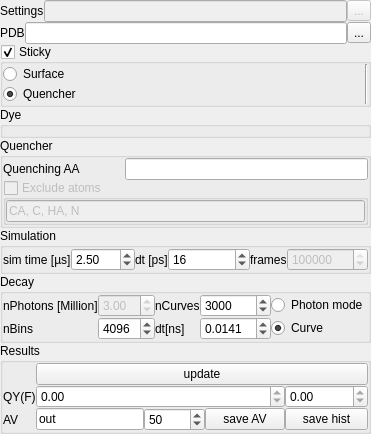
<?xml version="1.0" encoding="UTF-8"?>
<ui version="4.0">
 <class>Form</class>
 <widget class="QWidget" name="Form">
  <property name="geometry">
   <rect>
    <x>0</x>
    <y>0</y>
    <width>339</width>
    <height>355</height>
   </rect>
  </property>
  <property name="windowTitle">
   <string>Form</string>
  </property>
  <layout class="QVBoxLayout" name="verticalLayout">
   <property name="spacing">
    <number>0</number>
   </property>
   <property name="margin">
    <number>0</number>
   </property>
   <item>
    <layout class="QHBoxLayout" name="horizontalLayout_5">
     <property name="spacing">
      <number>0</number>
     </property>
     <item>
      <widget class="QLabel" name="label_25">
       <property name="text">
        <string>Settings</string>
       </property>
      </widget>
     </item>
     <item>
      <widget class="QLineEdit" name="lineEdit_2">
       <property name="enabled">
        <bool>false</bool>
       </property>
      </widget>
     </item>
     <item>
      <widget class="QToolButton" name="toolButton">
       <property name="enabled">
        <bool>false</bool>
       </property>
       <property name="text">
        <string>...</string>
       </property>
      </widget>
     </item>
    </layout>
   </item>
   <item>
    <layout class="QHBoxLayout" name="horizontalLayout">
     <property name="spacing">
      <number>0</number>
     </property>
     <item>
      <widget class="QLabel" name="label_15">
       <property name="sizePolicy">
        <sizepolicy hsizetype="Fixed" vsizetype="Preferred">
         <horstretch>0</horstretch>
         <verstretch>0</verstretch>
        </sizepolicy>
       </property>
       <property name="text">
        <string>PDB</string>
       </property>
      </widget>
     </item>
     <item>
      <widget class="QLineEdit" name="lineEdit">
       <property name="readOnly">
        <bool>true</bool>
       </property>
      </widget>
     </item>
     <item>
      <widget class="QToolButton" name="toolButton_2">
       <property name="text">
        <string>...</string>
       </property>
      </widget>
     </item>
    </layout>
   </item>
   <item>
    <widget class="QGroupBox" name="groupBox_4">
     <property name="title">
      <string>Sticky</string>
     </property>
     <property name="checkable">
      <bool>true</bool>
     </property>
     <layout class="QGridLayout" name="gridLayout_4">
      <property name="margin">
       <number>0</number>
      </property>
      <property name="spacing">
       <number>0</number>
      </property>
      <item row="0" column="0">
       <widget class="QRadioButton" name="radioButton">
        <property name="toolTip">
         <string>The &quot;surface&quot; of the AV is defined by selecting AV-points within a sphere of radius Rs around the Cbeta atoms</string>
        </property>
        <property name="text">
         <string>Surface</string>
        </property>
        <property name="checked">
         <bool>false</bool>
        </property>
       </widget>
      </item>
      <item row="1" column="0">
       <widget class="QRadioButton" name="radioButton_2">
        <property name="enabled">
         <bool>true</bool>
        </property>
        <property name="text">
         <string>Quencher</string>
        </property>
        <property name="checked">
         <bool>true</bool>
        </property>
       </widget>
      </item>
      <item row="0" column="1" rowspan="2">
       <widget class="Line" name="line">
        <property name="orientation">
         <enum>Qt::Vertical</enum>
        </property>
       </widget>
      </item>
      <item row="0" column="2" rowspan="2">
       <layout class="QVBoxLayout" name="verticalLayout_13"/>
      </item>
     </layout>
    </widget>
   </item>
   <item>
    <widget class="QGroupBox" name="groupBox">
     <property name="title">
      <string>Dye</string>
     </property>
     <layout class="QGridLayout" name="gridLayout">
      <property name="margin">
       <number>0</number>
      </property>
      <property name="spacing">
       <number>0</number>
      </property>
      <item row="0" column="1" rowspan="4">
       <layout class="QVBoxLayout" name="verticalLayout_14"/>
      </item>
      <item row="0" column="0" rowspan="4">
       <layout class="QVBoxLayout" name="verticalLayout_10">
        <property name="spacing">
         <number>0</number>
        </property>
       </layout>
      </item>
      <item row="0" column="2" rowspan="4">
       <layout class="QVBoxLayout" name="verticalLayout_15"/>
      </item>
     </layout>
    </widget>
   </item>
   <item>
    <widget class="QGroupBox" name="groupBox_8">
     <property name="title">
      <string>Quencher</string>
     </property>
     <layout class="QGridLayout" name="gridLayout_5">
      <property name="margin">
       <number>0</number>
      </property>
      <property name="spacing">
       <number>0</number>
      </property>
      <item row="2" column="0">
       <widget class="QLabel" name="label_2">
        <property name="text">
         <string>Quenching AA</string>
        </property>
       </widget>
      </item>
      <item row="5" column="0" colspan="3">
       <widget class="QGroupBox" name="groupBox_5">
        <property name="enabled">
         <bool>false</bool>
        </property>
        <property name="title">
         <string>Exclude atoms</string>
        </property>
        <property name="checkable">
         <bool>true</bool>
        </property>
        <property name="checked">
         <bool>false</bool>
        </property>
        <layout class="QVBoxLayout" name="verticalLayout_8">
         <property name="spacing">
          <number>0</number>
         </property>
         <property name="margin">
          <number>0</number>
         </property>
         <item>
          <widget class="QLineEdit" name="lineEdit_6">
           <property name="text">
            <string>CA, C, HA, N</string>
           </property>
          </widget>
         </item>
        </layout>
       </widget>
      </item>
      <item row="2" column="1" colspan="2">
       <widget class="QLineEdit" name="lineEdit_3">
        <property name="sizePolicy">
         <sizepolicy hsizetype="Minimum" vsizetype="Fixed">
          <horstretch>0</horstretch>
          <verstretch>0</verstretch>
         </sizepolicy>
        </property>
        <property name="text">
         <string/>
        </property>
       </widget>
      </item>
      <item row="3" column="0" colspan="3">
       <layout class="QVBoxLayout" name="verticalLayout_16"/>
      </item>
     </layout>
    </widget>
   </item>
   <item>
    <widget class="QGroupBox" name="groupBox_2">
     <property name="title">
      <string>Simulation</string>
     </property>
     <property name="checkable">
      <bool>false</bool>
     </property>
     <layout class="QGridLayout" name="gridLayout_2">
      <property name="margin">
       <number>0</number>
      </property>
      <property name="spacing">
       <number>0</number>
      </property>
      <item row="0" column="1" colspan="2">
       <widget class="QDoubleSpinBox" name="doubleSpinBox_6">
        <property name="sizePolicy">
         <sizepolicy hsizetype="Expanding" vsizetype="Fixed">
          <horstretch>0</horstretch>
          <verstretch>0</verstretch>
         </sizepolicy>
        </property>
        <property name="maximum">
         <double>200.000000000000000</double>
        </property>
        <property name="value">
         <double>2.500000000000000</double>
        </property>
       </widget>
      </item>
      <item row="0" column="0">
       <widget class="QLabel" name="label_9">
        <property name="text">
         <string>sim time [µs]</string>
        </property>
       </widget>
      </item>
      <item row="0" column="5">
       <widget class="QDoubleSpinBox" name="doubleSpinBox_7">
        <property name="sizePolicy">
         <sizepolicy hsizetype="Expanding" vsizetype="Fixed">
          <horstretch>0</horstretch>
          <verstretch>0</verstretch>
         </sizepolicy>
        </property>
        <property name="decimals">
         <number>0</number>
        </property>
        <property name="value">
         <double>16.000000000000000</double>
        </property>
       </widget>
      </item>
      <item row="0" column="4">
       <widget class="QLabel" name="label_10">
        <property name="text">
         <string>dt [ps]</string>
        </property>
       </widget>
      </item>
      <item row="0" column="6">
       <widget class="QLabel" name="label_11">
        <property name="text">
         <string>frames</string>
        </property>
       </widget>
      </item>
      <item row="0" column="7">
       <widget class="QSpinBox" name="spinBox">
        <property name="enabled">
         <bool>false</bool>
        </property>
        <property name="sizePolicy">
         <sizepolicy hsizetype="Expanding" vsizetype="Fixed">
          <horstretch>0</horstretch>
          <verstretch>0</verstretch>
         </sizepolicy>
        </property>
        <property name="maximum">
         <number>99999999</number>
        </property>
        <property name="value">
         <number>156250</number>
        </property>
       </widget>
      </item>
     </layout>
    </widget>
   </item>
   <item>
    <widget class="QGroupBox" name="groupBox_6">
     <property name="title">
      <string>Decay</string>
     </property>
     <layout class="QGridLayout" name="gridLayout_6">
      <property name="margin">
       <number>0</number>
      </property>
      <property name="spacing">
       <number>0</number>
      </property>
      <item row="1" column="2">
       <widget class="QSpinBox" name="spinBox_2">
        <property name="sizePolicy">
         <sizepolicy hsizetype="Expanding" vsizetype="Fixed">
          <horstretch>0</horstretch>
          <verstretch>0</verstretch>
         </sizepolicy>
        </property>
        <property name="maximum">
         <number>8192</number>
        </property>
        <property name="value">
         <number>4096</number>
        </property>
       </widget>
      </item>
      <item row="1" column="0" colspan="2">
       <widget class="QLabel" name="label_19">
        <property name="sizePolicy">
         <sizepolicy hsizetype="Fixed" vsizetype="Preferred">
          <horstretch>0</horstretch>
          <verstretch>0</verstretch>
         </sizepolicy>
        </property>
        <property name="text">
         <string>nBins</string>
        </property>
       </widget>
      </item>
      <item row="1" column="5">
       <widget class="QRadioButton" name="radioButton_4">
        <property name="text">
         <string>Curve</string>
        </property>
        <property name="checkable">
         <bool>true</bool>
        </property>
        <property name="checked">
         <bool>true</bool>
        </property>
       </widget>
      </item>
      <item row="0" column="2">
       <widget class="QDoubleSpinBox" name="doubleSpinBox_11">
        <property name="enabled">
         <bool>false</bool>
        </property>
        <property name="sizePolicy">
         <sizepolicy hsizetype="Expanding" vsizetype="Fixed">
          <horstretch>0</horstretch>
          <verstretch>0</verstretch>
         </sizepolicy>
        </property>
        <property name="singleStep">
         <double>0.250000000000000</double>
        </property>
        <property name="value">
         <double>3.000000000000000</double>
        </property>
       </widget>
      </item>
      <item row="0" column="0">
       <widget class="QLabel" name="label_17">
        <property name="text">
         <string>nPhotons [Million]</string>
        </property>
       </widget>
      </item>
      <item row="1" column="4">
       <widget class="QDoubleSpinBox" name="doubleSpinBox_18">
        <property name="decimals">
         <number>4</number>
        </property>
        <property name="value">
         <double>0.014100000000000</double>
        </property>
       </widget>
      </item>
      <item row="0" column="5">
       <widget class="QRadioButton" name="radioButton_3">
        <property name="text">
         <string>Photon mode</string>
        </property>
        <property name="checked">
         <bool>false</bool>
        </property>
       </widget>
      </item>
      <item row="1" column="3">
       <widget class="QLabel" name="label_21">
        <property name="sizePolicy">
         <sizepolicy hsizetype="Fixed" vsizetype="Preferred">
          <horstretch>0</horstretch>
          <verstretch>0</verstretch>
         </sizepolicy>
        </property>
        <property name="text">
         <string>dt[ns]</string>
        </property>
       </widget>
      </item>
      <item row="0" column="3">
       <widget class="QLabel" name="label">
        <property name="text">
         <string>nCurves</string>
        </property>
       </widget>
      </item>
      <item row="0" column="4">
       <widget class="QSpinBox" name="spinBox_4">
        <property name="minimum">
         <number>1</number>
        </property>
        <property name="maximum">
         <number>999999</number>
        </property>
        <property name="singleStep">
         <number>1000</number>
        </property>
        <property name="value">
         <number>3000</number>
        </property>
       </widget>
      </item>
     </layout>
    </widget>
   </item>
   <item>
    <widget class="QGroupBox" name="groupBox_7">
     <property name="title">
      <string>Results</string>
     </property>
     <layout class="QGridLayout" name="gridLayout_7">
      <property name="margin">
       <number>0</number>
      </property>
      <property name="spacing">
       <number>0</number>
      </property>
      <item row="1" column="0">
       <widget class="QLabel" name="label_20">
        <property name="sizePolicy">
         <sizepolicy hsizetype="Fixed" vsizetype="Preferred">
          <horstretch>0</horstretch>
          <verstretch>0</verstretch>
         </sizepolicy>
        </property>
        <property name="text">
         <string>QY(F)</string>
        </property>
       </widget>
      </item>
      <item row="2" column="2">
       <widget class="QPushButton" name="pushButton_4">
        <property name="text">
         <string>save hist</string>
        </property>
       </widget>
      </item>
      <item row="1" column="2">
       <widget class="QDoubleSpinBox" name="doubleSpinBox_15">
        <property name="sizePolicy">
         <sizepolicy hsizetype="MinimumExpanding" vsizetype="Fixed">
          <horstretch>0</horstretch>
          <verstretch>0</verstretch>
         </sizepolicy>
        </property>
        <property name="toolTip">
         <string>The percentage of collided frames</string>
        </property>
        <property name="readOnly">
         <bool>true</bool>
        </property>
        <property name="decimals">
         <number>2</number>
        </property>
       </widget>
      </item>
      <item row="1" column="1">
       <widget class="QDoubleSpinBox" name="doubleSpinBox_16">
        <property name="toolTip">
         <string>The quantum yield of the decay</string>
        </property>
        <property name="readOnly">
         <bool>true</bool>
        </property>
        <property name="maximum">
         <double>2.000000000000000</double>
        </property>
       </widget>
      </item>
      <item row="2" column="0">
       <widget class="QLabel" name="label_18">
        <property name="text">
         <string>AV</string>
        </property>
       </widget>
      </item>
      <item row="2" column="1">
       <layout class="QHBoxLayout" name="horizontalLayout_2">
        <property name="spacing">
         <number>0</number>
        </property>
        <item>
         <widget class="QLineEdit" name="lineEdit_5">
          <property name="text">
           <string>out</string>
          </property>
         </widget>
        </item>
        <item>
         <widget class="QSpinBox" name="spinBox_3">
          <property name="toolTip">
           <string>Skip every x'th frame in the trajectory (save space for saving)</string>
          </property>
          <property name="maximum">
           <number>99999</number>
          </property>
          <property name="value">
           <number>50</number>
          </property>
         </widget>
        </item>
        <item>
         <widget class="QPushButton" name="pushButton_5">
          <property name="text">
           <string>save AV</string>
          </property>
         </widget>
        </item>
       </layout>
      </item>
      <item row="0" column="1" colspan="3">
       <widget class="QPushButton" name="pushButton_3">
        <property name="sizePolicy">
         <sizepolicy hsizetype="Minimum" vsizetype="Fixed">
          <horstretch>0</horstretch>
          <verstretch>0</verstretch>
         </sizepolicy>
        </property>
        <property name="text">
         <string>update</string>
        </property>
       </widget>
      </item>
     </layout>
    </widget>
   </item>
  </layout>
  <action name="actionLoad_PDB">
   <property name="text">
    <string>Load PDB</string>
   </property>
  </action>
  <action name="actionLoad_Settings">
   <property name="text">
    <string>Load Settings</string>
   </property>
  </action>
  <action name="actionUpdate_all">
   <property name="text">
    <string>Update all</string>
   </property>
  </action>
  <action name="actionSave_AV">
   <property name="text">
    <string>Save AV</string>
   </property>
  </action>
  <action name="actionSave_histogram">
   <property name="text">
    <string>Save histogram</string>
   </property>
  </action>
 </widget>
 <resources/>
 <connections>
  <connection>
   <sender>pushButton_3</sender>
   <signal>clicked()</signal>
   <receiver>actionUpdate_all</receiver>
   <slot>trigger()</slot>
   <hints>
    <hint type="sourcelabel">
     <x>183</x>
     <y>297</y>
    </hint>
    <hint type="destinationlabel">
     <x>-1</x>
     <y>-1</y>
    </hint>
   </hints>
  </connection>
  <connection>
   <sender>toolButton_2</sender>
   <signal>clicked()</signal>
   <receiver>actionLoad_PDB</receiver>
   <slot>trigger()</slot>
   <hints>
    <hint type="sourcelabel">
     <x>325</x>
     <y>32</y>
    </hint>
    <hint type="destinationlabel">
     <x>-1</x>
     <y>-1</y>
    </hint>
   </hints>
  </connection>
  <connection>
   <sender>pushButton_5</sender>
   <signal>clicked()</signal>
   <receiver>actionSave_AV</receiver>
   <slot>trigger()</slot>
   <hints>
    <hint type="sourcelabel">
     <x>224</x>
     <y>341</y>
    </hint>
    <hint type="destinationlabel">
     <x>-1</x>
     <y>-1</y>
    </hint>
   </hints>
  </connection>
  <connection>
   <sender>pushButton_4</sender>
   <signal>clicked()</signal>
   <receiver>actionSave_histogram</receiver>
   <slot>trigger()</slot>
   <hints>
    <hint type="sourcelabel">
     <x>300</x>
     <y>341</y>
    </hint>
    <hint type="destinationlabel">
     <x>-1</x>
     <y>-1</y>
    </hint>
   </hints>
  </connection>
 </connections>
</ui>
